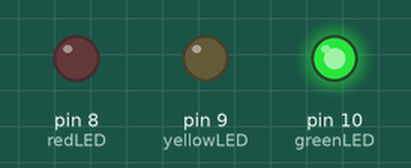
Recording of a sketch running on a simulated Arduino Uno, built with avr-gcc and run on an emulated ATmega328P. Parts: output pins drawn as LEDs (lit = HIGH).

Above: at 2.5 s.
At 6.0 s:
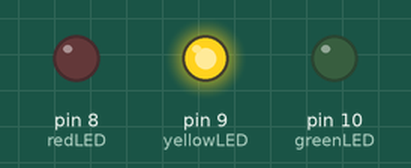
At 9.5 s:
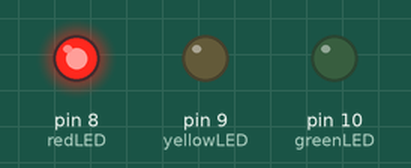
Timing chart, 0 to 15.6 s (numbered marks = the images above):
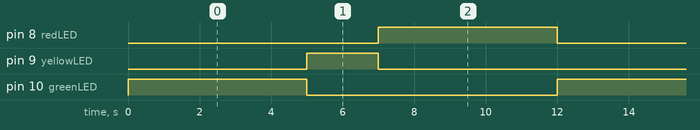

Measured:
- by itself, pin 8 (redLED), pin 10 (greenLED): alternates HIGH for 5.0 s and LOW for 7.0 s
- by itself, pin 9 (yellowLED): alternates HIGH for 2.0 s and LOW for 10.0 s
- by itself, everything shown: repeats every 12.0 s, in 4 steps

The sketch:

traffic-lights.ino
```cpp
int redLED = 8;
int yellowLED = 9;
int greenLED = 10;

void setup() {
  pinMode(redLED, OUTPUT);
  pinMode(yellowLED, OUTPUT);
  pinMode(greenLED, OUTPUT);
}

void loop() {
  // Green light
  digitalWrite(greenLED, HIGH);
  delay(5000); // 5 seconds
  digitalWrite(greenLED, LOW);

  // Yellow light
  digitalWrite(yellowLED, HIGH);
  delay(2000); // 2 seconds
  digitalWrite(yellowLED, LOW);

  // Red light
  digitalWrite(redLED, HIGH);
  delay(5000); // 5 seconds
  digitalWrite(redLED, LOW);
}
```
